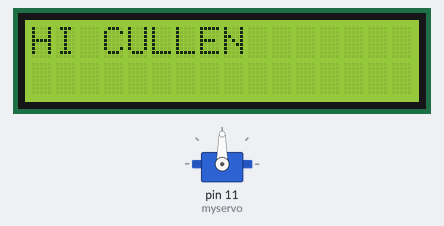
A sketch run on a simulated Arduino Uno, built with avr-gcc and run on an emulated ATmega328P. Parts: servo, 16×2 character LCD.

Above: at 0.1 s.
At 0.5 s:
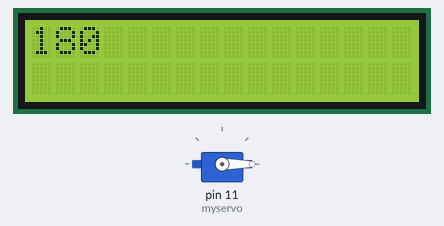
At 1.6 s:
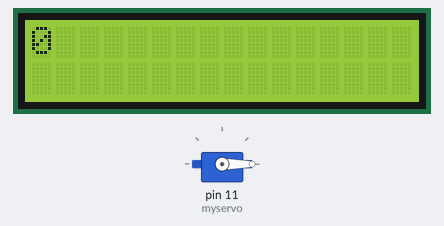
Timing chart, 0 to 3.1 s (numbered marks = the images above):
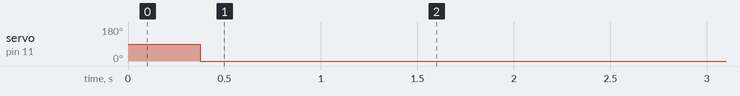

The sketch:

servo.ino
```cpp
#include <Servo.h>
#include <LiquidCrystal_I2C.h>
//TEst

int lcdAddress = 0x27;
int loopCount = 0;
LiquidCrystal_I2C *lcd;

Servo myservo;

void setup() {
  myservo.attach(11);
  lcd = new LiquidCrystal_I2C(lcdAddress, 2, 1, 0, 4, 5, 6, 7, 3, POSITIVE);
  lcd->begin(16, 2); // initialize the lcd. Don't worry about the int values above.
  lcd->home();       // go to the top line
  lcd->print("HI CULLEN"); // Print a welcome message
  delay(300);
}

void loop() {
  myservo.write(0);
  lcd->begin(16, 2); // initialize the lcd. Don't worry about the int values above.
  lcd->home();       // go to the top line
  lcd->print("180"); // Print a welcome message
  delay(1000);
  myservo.write(0);
  lcd->begin(16, 2); // initialize the lcd. Don't worry about the int values above.
  lcd->home();       // go to the top line
  lcd->print("0"); // Print a welcome message
  delay(1000);
}
```

Measured:
- by itself, servo on pin 11 (myservo): 90° → 0° at 0.37 s
- what the display in image 1 shows lasts 1.1 s, from 0.4 s to 1.5 s
